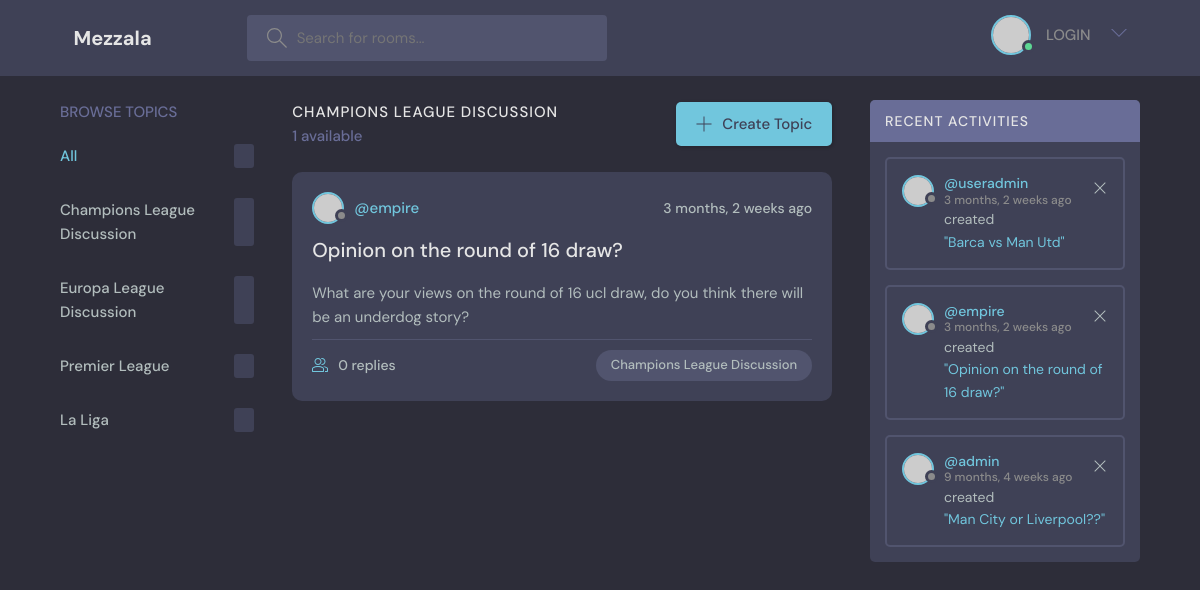
The page /room/1/ on the database its author committed.
### footbuddyapp/models.py (models this page shows, shortened)
class Room(models.Model):
    name = models.CharField(max_length=200)
    mod = models.ForeignKey(User,null=True, on_delete=models.SET_NULL)
    updated = models.DateTimeField(auto_now=True)
    created = models.DateTimeField(auto_now_add=True)
    description = models.TextField()

class Topic(models.Model):
    creator = models.ForeignKey(User, on_delete=models.CASCADE)
    room =  models.ForeignKey(Room, on_delete=models.CASCADE)
    title = models.TextField()
    body = models.TextField()
    updated = models.DateTimeField(auto_now=True)
    created = models.DateTimeField(auto_now_add=True)
    class Meta:
        ordering = ['-updated', '-created']
    def __str__(self):
        return self.body[0:100]

### footbuddyapp/views.py (the view)
# urls.py: path('room/<str:pk>/', views.room, name="room"),
def room(request, pk):
    room = Room.objects.get(id=pk)
    rooms = Room.objects.all()
    topic = room.topic_set.all()
    topics = Topic.objects.all()
    message_count = Message.objects.filter(topic__room=room)
    if request.method == 'POST':
        searched = request.POST['searched']
        topics = Topic.objects.filter(title__contains = searched)
        return render(request, 'search_room.html', {'searched':searched, 'room':rooms, 'topic':topic, 'topics':topics})
    context = {'topics':topics,'rooms':rooms,
     'room':room, 'topic':topic, 'message_count':message_count, }
    return render(request, 'room.html', context )

### templates/room.html (shortened to what this page needs)
{% load static %}
<!DOCTYPE html>
<html lang="en">
  <head>
    <link rel="stylesheet" href="{% static 'style.css' %}" />
  </head>
  <body>
    <header class="header header--loggedIn">
      <div class="container">
        <a href="/" class="header__logo">
          <h1>Mezzala</h1>
        </a>
        <form class="header__search" method="POST" action="{% url 'search-room' %}">
          <label>
            <input name="searched" placeholder="Search for rooms..." />
          </label>
        </form>
        <nav class="header__menu">
          <div class="header__user">
            {% if request.user.is_authenticated %}
            <a href="{% url 'user-profile' user.id %}">
              <div >
              </div>
              <p>{{request.user.username}}<span>@{{request.user.username}}</span></p>
            </a>
            {%else%}
            <a href="{% url 'login' %}">
              <div class="avatar avatar--medium active">
                <img src="https://randomuser.me/api/portraits/men/37.jpg" />
              </div>
              <p>LOGIN</p>
            </a>
            {% endif %}
            <button class="dropdown-button">
              <svg version="1.1" xmlns="http://www.w3.org/2000/svg" width="32" height="32" viewBox="0 0 32 32">
                <title>chevron-down</title>
                <path d="M16 21l-13-13h-3l16 16 16-16h-3l-13 13z"></path>
              </svg>
            </button>
          </div>
        </nav>
      </div>
    </header>
    <main class="layout layout--3">
      <div class="container">
        <div class="topics">
          <div class="topics__header">
            <h2>Browse Topics</h2>
          </div>
          <ul class="topics__list">
            <li>
              <a href="" class="active">All <span></span></a>
            </li>
            {% for room in rooms %}
            <li>
              <a href="{% url 'room' room.id %}">{{room.name}}<span></span></a>
            </li>
            {% endfor %}
          </ul>
        </div>
        <div class="roomList">
          <div class="roomList__header">
            <div>
              <h2>{{room.name}}</h2>
              <p>{{topic.count}} available</p>
            </div>
            <a class="btn btn--main" href="{% url 'create-topic' room.id %}">
              <svg version="1.1" xmlns="http://www.w3.org/2000/svg" width="32" height="32" viewBox="0 0 32 32">
                <title>add</title>
                <path
                  d="M16.943 0.943h-1.885v14.115h-14.115v1.885h14.115v14.115h1.885v-14.115h14.115v-1.885h-14.115v-14.115z"
                ></path>
              </svg>
              Create Topic
            </a>
          </div>
          {% for topic in topic %}
          <div class="roomListRoom">
            <div class="roomListRoom__header">
              <a href="{% url 'user-profile' topic.creator.id %}" class="roomListRoom__author">
                <div class="avatar avatar--small">
                  <img src="https://randomuser.me/api/portraits/women/11.jpg" />
                </div>
                <span>@{{topic.creator}}</span>
              </a>
              <div class="roomListRoom__actions">
                <span>{{topic.created|timesince}} ago</span>
              </div>
            </div>
            <div class="roomListRoom__content">
              <a href="{% url 'topic' topic.id %}">{{topic.title}}</a>
              <p>
                {{topic}}
              </p>
            </div>
            <div class="roomListRoom__meta">
              <a href="{% url 'topic' topic.id %}" class="roomListRoom__joined">
                {{message_count.count}} replies
              </a>
              <p class="roomListRoom__topic">{{room.name}}</p>
            </div>
          </div>
          {% endfor %}
        </div>
        <div class="activities">
          <div class="activities__header">
            <h2>Recent Activities</h2>
          </div>
          {% for topic in topics %}
          <div class="activities__box">
            <div class="activities__boxHeader roomListRoom__header">
              <a href="{% url 'user-profile' topic.creator.id %}" class="roomListRoom__author">
                <div class="avatar avatar--small">
                  <img src="https://randomuser.me/api/portraits/women/11.jpg" />
                </div>
                <p>
                  @{{topic.creator}}
                  <span>{{topic.created|timesince}} ago</span>
                </p>
              </a>
              <div class="roomListRoom__actions">
                <a href="#">
                  <svg version="1.1" xmlns="http://www.w3.org/2000/svg" width="32" height="32" viewBox="0 0 32 32">
                    <title>remove</title>
                    <path
                      d="M27.314 6.019l-1.333-1.333-9.98 9.981-9.981-9.981-1.333 1.333 9.981 9.981-9.981 9.98 1.333 1.333 9.981-9.98 9.98 9.98 1.333-1.333-9.98-9.98 9.98-9.981z"
                    ></path>
                  </svg>
                </a>
              </div>
            </div>
            <div class="activities__boxContent">
              <p>created <a href="{% url 'topic' topic.id %}">"{{topic.title}}"</a></p>
            </div>
          </div>
          {% endfor %}
        </div>
      </div>
    </main>
  </body>
</html>

### rows shown on the page
Room: name "Champions League Discussion", name "CHAMPIONS LEAGUE DISCUSSION", count "1"
Room: name "Europa League Discussion"
Room: name "Premier League"
Room: name "La Liga"
Topic: creator "empire", created "3 months, 2 weeks", title "Opinion on the round of 16 draw?", body "What are your views on the round of 16 ucl draw, do you think there will be an underdog story?", count "0"
Topic: creator "useradmin", created "3 months, 2 weeks", title "Barca vs Man Utd"
Topic: creator "admin", created "9 months, 4 weeks", title "Man City or Liverpool??"
